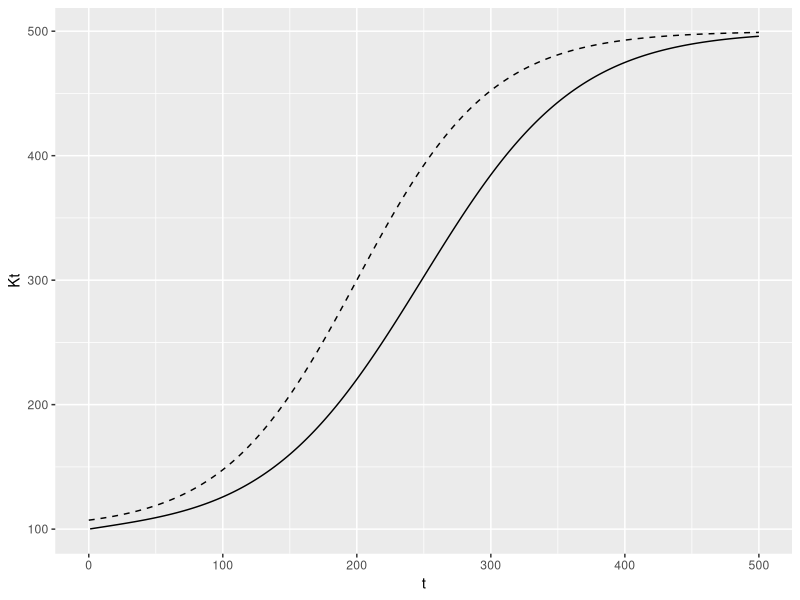
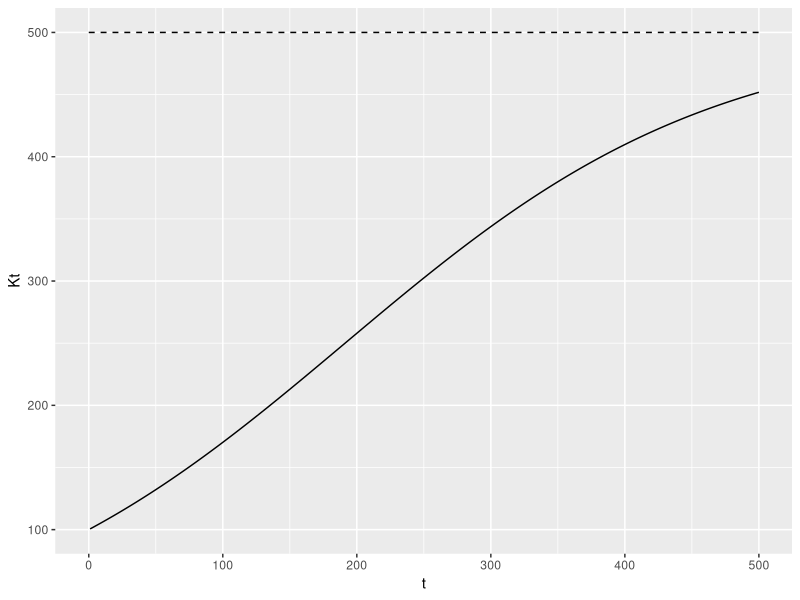
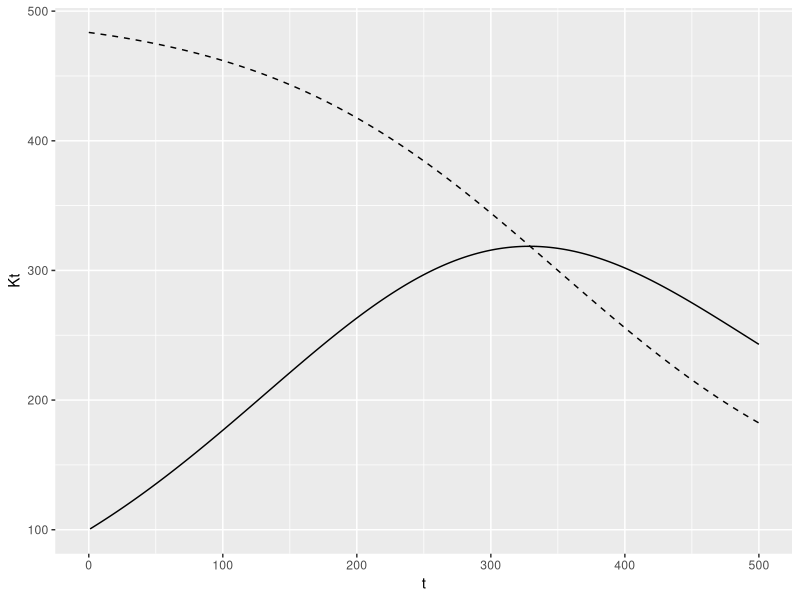
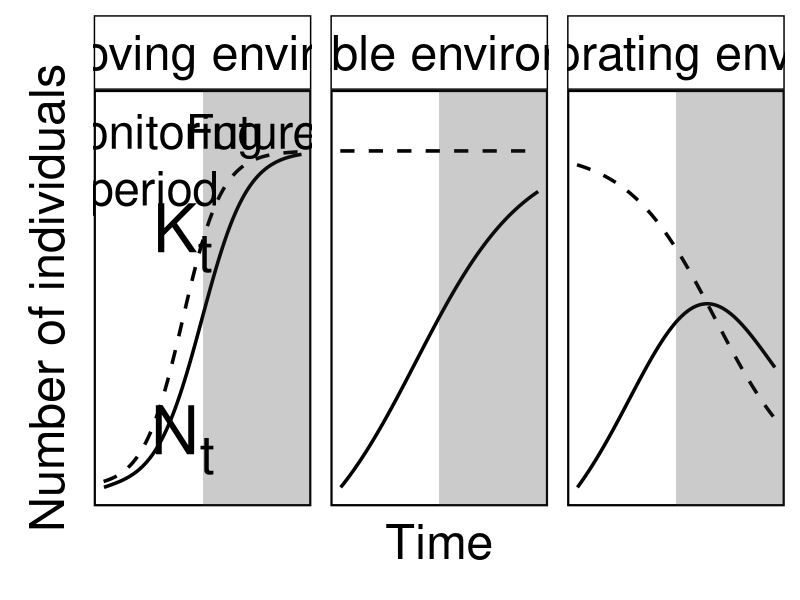
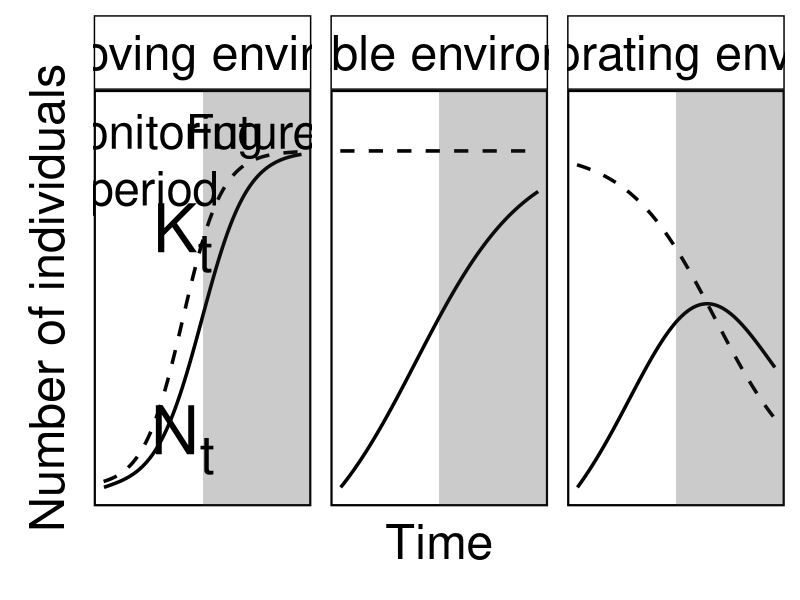

Write the R code that produced these figures, in order.
library(dplyr)
library(ggplot2)
library(patchwork)

## Growth of N
Nt_old <- function(t, N0, K, r){
  (K*N0*exp(r*t))/(K+N0*(exp(r*t) - 1))
}

# ggplot() +
#   geom_line(aes(x = 0:500, y = Nt(t = 0:500, K = 200, N0 = 10, r = 0.025)))

############

## Change in K with time

Kt <- function(t, K1 = 200, K2 = 400, Kr = 0.1, t_inflection = 50){
  K1 + (K2/(1 + exp(-Kr*(t - t_inflection))))
}

############

## Change in Nt with change in Kt

Nt <- function(t, N0, r, K1, K2 = 0, Kr = 0, t_inflection = 0,
               verbose = FALSE){

  Kt <- Kt(t = t, K1 = K1,
           K2 = K2, Kr = Kr,
           t_inflection = t_inflection)
  Nt <- Kt/(1 + ((Kt - N0)/N0)*exp(-r*t))

  if (verbose) {
    print(paste("t: ", t, "K: ", Kt, "N: ", Nt))
  }

  return(Nt)

}

#########

## Create our figure

### Panel 1: Rapid growth in N matches K

plot_data_fig1a <- data.frame(t = 0:500, K1 = 100, K2 = 400, Kr = 0.02, t_inflection = 200,
                              N0 = 100, r = 0.025) |>
  mutate(Kt = Kt(t = t, K1 = K1, K2 = K2, Kr = Kr, t_inflection = t_inflection),
         Nt = NA,
         panel = c("a) Improving environment"))

for (i in 2:nrow(plot_data_fig1a)) {

  N0 <- if (i == 2) plot_data_fig1a$N0[1] else plot_data_fig1a$Nt[i - 1]

  plot_data_fig1a$Nt[i] <- Nt_old(t = 1, N0 = N0, r = plot_data_fig1a$r[1], K = plot_data_fig1a$Kt[i])

}

ggplot(data = plot_data_fig1a) +
  geom_line(aes(x = t, y = Kt), lty = 2) +
  geom_line(aes(x = t, y = Nt), lty = 1)

### Panel 2: Rapid growth in N stable K

plot_data_fig1b <- data.frame(t = 0:500, K1 = 500, K2 = 0, Kr = 0, t_inflection = 0,
                              N0 = 100,
                              r = 0.00725) |>
  mutate(Kt = Kt(t = t, K1 = K1, K2 = K2, Kr = Kr, t_inflection = t_inflection),
         Nt = NA,
         panel = c("b) Stable environment"))

for (i in 2:nrow(plot_data_fig1b)) {

  N0 <- if (i == 2) plot_data_fig1b$N0[1] else plot_data_fig1b$Nt[i - 1]

  plot_data_fig1b$Nt[i] <- Nt_old(t = 1, N0 = N0, r = plot_data_fig1b$r[1], K = plot_data_fig1b$Kt[i])

}

ggplot(data = plot_data_fig1b) +
  geom_line(aes(x = t, y = Kt), lty = 2) +
  geom_line(aes(x = t, y = Nt), lty = 1)

### Panel 3: Slow growth in N declining K

plot_data_fig1c <- data.frame(t = 0:500, K1 = 500, K2 = -400, Kr = 0.009, t_inflection = 350,
                              N0 = 100, r = 0.008) |>
  mutate(Kt = Kt(t = t, K1 = K1, K2 = K2, Kr = Kr, t_inflection = t_inflection),
         Nt = NA,
         panel = c("c) Deteriorating environment"))

for (i in 2:nrow(plot_data_fig1c)) {

  N0 <- if (i == 2) plot_data_fig1c$N0[1] else plot_data_fig1c$Nt[i - 1]

  plot_data_fig1c$Nt[i] <- Nt_old(t = 1, N0 = N0, r = plot_data_fig1c$r[1], K = plot_data_fig1c$Kt[i])

}

ggplot(data = plot_data_fig1c) +
  geom_line(aes(x = t, y = Kt), lty = 2) +
  geom_line(aes(x = t, y = Nt), lty = 1)

############

### Combine:
library(patchwork)
library(ggtext)

panel1 <- ggplot() +
  geom_line(data = plot_data_fig1a,
            aes(x = t, y = Kt), lty = 2, linewidth = 1.2) +
  geom_line(data = plot_data_fig1a,
            aes(x = t, y = Nt), lty = 1, linewidth = 1.2) +
  geom_ribbon(aes(x = c(250, Inf),
                  ymin = c(-Inf, -Inf),
                  ymax = c(Inf, Inf)), alpha = 0.25) +
  # geom_richtext(aes(x = 15, y = 540, label = "a)"),
  #           size = 8,
  #           fill = NA, label.colour = NA,) +
  geom_richtext(aes(x = 200, y = 390,
                    label = "K<sub>t</sub>"),
                fill = NA, label.colour = NA,
                size = 17) +
  geom_richtext(aes(x = 200, y = 150,
                    label = "N<sub>t</sub>"),
                fill = NA, label.colour = NA,
                size = 17) +
  geom_richtext(aes(x = c(125, 375),
                    y = c(550, 550),
                    label = c("Monitoring<br>period", "Future")),
                fill = NA, label.colour = NA,
                size = 12, hjust = 0.5, vjust = 1) +
  coord_cartesian(ylim = c(NA, 550)) +
  labs(y = "Number of individuals") +
  facet_wrap(facets = ~panel) +
  theme_classic() +
  theme(axis.text = element_blank(),
        axis.ticks = element_blank(),
        axis.title.x = element_blank(),
        axis.title.y = element_text(size = 35, margin = margin(r = 10, l = 10)),
        axis.line = element_blank(),
        strip.background = element_rect(fill = "white"),
        strip.text = element_text(size = 35, colour = "black",
                                  margin = margin(t = 10, b = 10)),
        panel.background = element_rect(colour = "black", linewidth = 1.5))

panel2 <- ggplot() +
  geom_line(data = plot_data_fig1b,
            aes(x = t, y = Kt), lty = 2, linewidth = 1.2) +
  geom_line(data = plot_data_fig1b,
            aes(x = t, y = Nt), lty = 1, linewidth = 1.2) +
  geom_ribbon(aes(x = c(250, Inf),
                  ymin = c(-Inf, -Inf),
                  ymax = c(Inf, Inf)), alpha = 0.25) +
  # geom_text(aes(x = 15, y = 540, label = "b)"),
  #           size = 8) +
  coord_cartesian(ylim = c(NA, 550)) +
  facet_wrap(facets = ~panel) +
  labs(x = "Time") +
  theme_classic() +
  theme(axis.text = element_blank(),
        axis.ticks = element_blank(),
        axis.title.y = element_blank(),
        axis.title.x = element_text(size = 35, margin = margin(t = 10, b = 10)),
        axis.line = element_blank(),
        strip.background = element_rect(fill = "white"),
        strip.text = element_text(size = 35, colour = "black",
                                  margin = margin(t = 10, b = 10)),
        panel.background = element_rect(colour = "black", linewidth = 1.5))

panel3 <- ggplot() +
  geom_line(data = plot_data_fig1c,
            aes(x = t, y = Kt), lty = 2, linewidth = 1.2) +
  geom_line(data = plot_data_fig1c,
            aes(x = t, y = Nt), lty = 1, linewidth = 1.2) +
  geom_ribbon(aes(x = c(250, Inf),
                  ymin = c(-Inf, -Inf),
                  ymax = c(Inf, Inf)), alpha = 0.25) +
  # geom_text(aes(x = 15, y = 540, label = "c)"),
  #           size = 8) +
  coord_cartesian(ylim = c(NA, 550)) +
  facet_wrap(facets = ~panel) +
  theme_classic() +
  theme(axis.text = element_blank(),
        axis.ticks = element_blank(),
        axis.title = element_blank(),
        axis.line = element_blank(),
        strip.background = element_rect(fill = "white"),
        strip.text = element_text(size = 35, colour = "black",
                                  margin = margin(t = 10, b = 10)),
        panel.background = element_rect(colour = "black", linewidth = 1.5))

panel1 + panel2 + panel3 + plot_layout(nrow = 1)

ggsave(filename = here::here("./plots/K_theory_plot.png"), dpi = 600,
       height = 10, width = 30)
